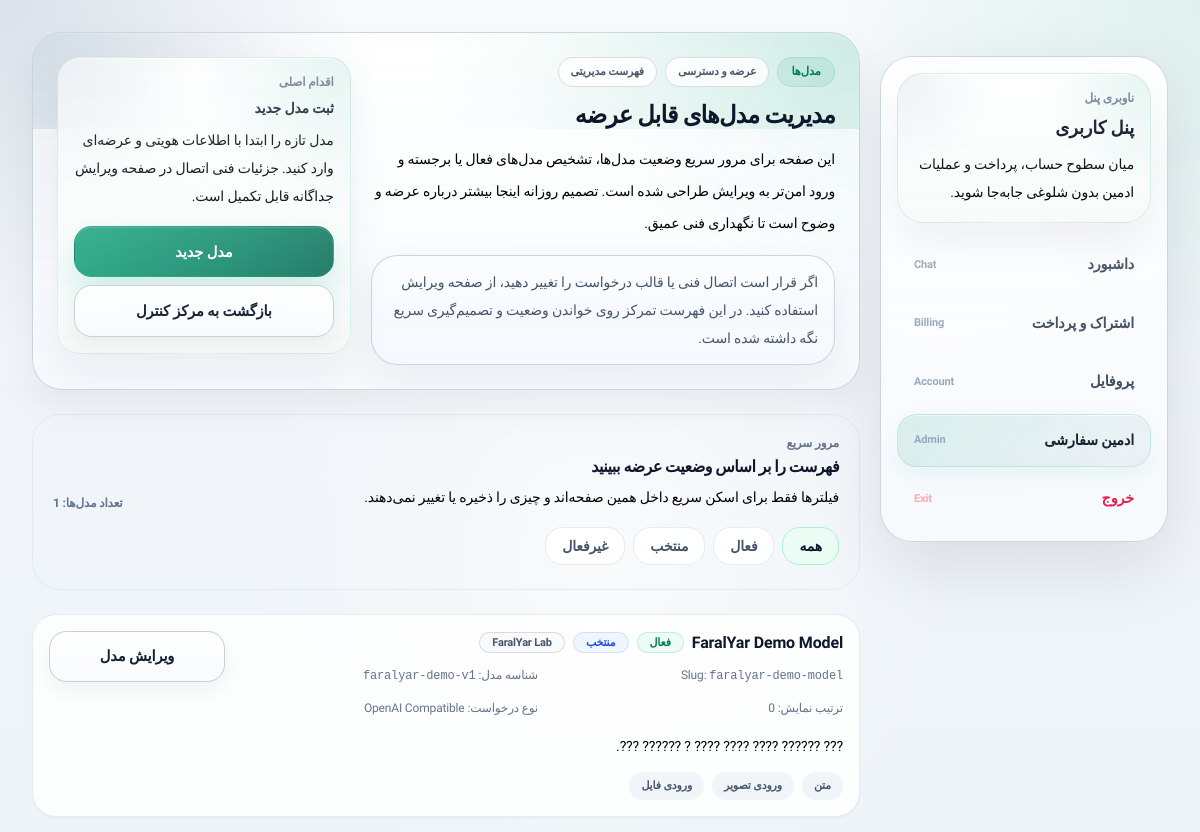
Page /dashboard/admin-panel/models/ (signed in) on the committed database.
### core/models.py (models this page shows, shortened)
class TimeStampedModel(models.Model):
    created_at = models.DateTimeField(auto_now_add=True)
    updated_at = models.DateTimeField(auto_now=True)
    class Meta:
        abstract = True

class TextSnippet(TimeStampedModel):
    group = models.CharField(max_length=80, default="general")
    key = models.SlugField(max_length=160, unique=True)
    title = models.CharField(max_length=160)
    text = models.TextField()
    help_text = models.CharField(max_length=255, blank=True)
    is_active = models.BooleanField(default=True)
    class Meta:
        ordering = ["group", "title"]
        verbose_name = "متن سایت"
        verbose_name_plural = "متن‌های سایت"

### ai_platform/models.py (models this page shows, shortened)
class AIModel(TimeStampedModel):
    OPENAI = "openai"
    GENERIC = "generic"
    REQUEST_FORMAT_CHOICES = [
        (OPENAI, "OpenAI Compatible"),
        (GENERIC, "Generic JSON"),
    ]
    name = models.CharField(max_length=120)
    slug = models.SlugField(max_length=140, unique=True, blank=True)
    provider_label = models.CharField(max_length=120)
    endpoint_url = models.URLField()
    http_method = models.CharField(max_length=10, default="POST")
    headers = models.JSONField(default=dict, blank=True)
    api_key = models.CharField(max_length=255, blank=True)
    model_identifier = models.CharField(max_length=255)
    timeout_seconds = models.PositiveIntegerField(default=60)
    display_order = models.PositiveIntegerField(default=0)
    request_format = models.CharField(max_length=20, choices=REQUEST_FORMAT_CHOICES, default=OPENAI)
    response_text_path = models.CharField(max_length=160, default="choices.0.message.content")
    system_prompt = models.TextField(blank=True)
    summary = models.TextField(blank=True)
    description = models.TextField(blank=True)
    limitations = models.TextField(blank=True)
    is_active = models.BooleanField(default=True)
    is_featured = models.BooleanField(default=False)
    class Meta:
        ordering = ["display_order", "name"]
        verbose_name = "مدل هوش مصنوعی"
        verbose_name_plural = "مدل‌های هوش مصنوعی"

class AIModelCapability(TimeStampedModel):
    TEXT = "text"
    IMAGE_INPUT = "image_input"
    FILE_INPUT = "file_input"
    CAPABILITY_CHOICES = [
        (TEXT, "متن"),
        (IMAGE_INPUT, "ورودی تصویر"),
        (FILE_INPUT, "ورودی فایل"),
    ]
    model = models.ForeignKey(AIModel, on_delete=models.CASCADE, related_name="capabilities")
    capability_type = models.CharField(max_length=20, choices=CAPABILITY_CHOICES)
    is_enabled = models.BooleanField(default=True)
    class Meta:
        unique_together = ("model", "capability_type")
        verbose_name = "قابلیت مدل"
        verbose_name_plural = "قابلیت‌های مدل"

### dashboard/views.py (the view)
# urls.py: path("admin-panel/models/", views.model_list, name="admin_models"),
@staff_member_required
def model_list(request):
    return render(request, "dashboard/model_list.html", {"models": AIModel.objects.all()})

### accounts/models.py (called while the page is built)
    def get_session_auth_hash(self):
        key_salt = "accounts.models.User.get_session_auth_hash"
        value = f"{self.password}{self.auth_session_version}"
        return salted_hmac(key_salt, value).hexdigest()

### core/models.py (called while the page is built)
    @classmethod
    def get_solo(cls):
        setting, _ = cls.objects.get_or_create(pk=1)
        return setting

### core/templatetags/site_text.py (called while the page is built)
@register.simple_tag
def site_text(key, default_text="", title="", group="general", help_text=""):
    snippet, _ = TextSnippet.objects.get_or_create(
        key=key,
        defaults={
            "group": group,
            "title": title or key,
            "text": default_text,
            "help_text": help_text,
        },
    )
    if not snippet.text and default_text:
        snippet.text = default_text
        snippet.save(update_fields=["text", "updated_at"])
    return snippet.text if snippet.is_active else default_text

### faralyar_project/context_processors.py (called while the page is built)
def site_context(request):
    return {
        "site_settings": SiteSetting.get_solo(),
        "theme_choice": request.session.get("theme", "system"),
    }

### templates/dashboard/model_list.html (shortened to what this page needs)
{% extends 'dashboard/base_dashboard.html' %}
{% block dashboard_content %}
  <div class="space-y-6" x-data="{ activeFilter: 'all' }">
    {% include 'dashboard/_admin_page_header.html' with admin_badge='مدل‌ها' admin_context_label='عرضه و دسترسی' admin_meta_label='فهرست مدیریتی' admin_title='مدیریت مدل‌های قابل عرضه' admin_intro='این صفحه برای مرور سریع وضعیت مدل‌ها، تشخیص مدل‌های فعال یا برجسته و ورود امن‌تر به ویرایش طراحی شده است. تصمیم روزانه اینجا بیشتر درباره عرضه و وضوح است تا نگهداری فنی عمیق.' admin_hint='اگر قرار است اتصال فنی یا قالب درخواست را تغییر دهید، از صفحه ویرایش استفاده کنید. در این فهرست تمرکز روی خواندن وضعیت و تصمیم‌گیری سریع نگه داشته شده است.' admin_side_eyebrow='اقدام اصلی' admin_side_title='ثبت مدل جدید' admin_side_body='مدل تازه را ابتدا با اطلاعات هویتی و عرضه‌ای وارد کنید. جزئیات فنی اتصال در صفحه ویرایش جداگانه قابل تکمیل است.' admin_primary_url='/dashboard/admin-panel/models/new/' admin_primary_label='مدل جدید' admin_secondary_url='/dashboard/admin-panel/' admin_secondary_label='بازگشت به مرکز کنترل' %}
    <section class="rounded-[1.75rem] border border-slate-200/80 bg-slate-50/72 p-4 dark:border-slate-700/70 dark:bg-slate-900/45 sm:p-5">
      <div class="flex flex-col gap-3 lg:flex-row lg:items-end lg:justify-between">
        <div class="min-w-0">
          <div class="text-xs font-bold text-slate-500 dark:text-slate-400">مرور سریع</div>
          <h2 class="mt-1 text-base font-black text-slate-900 dark:text-white">فهرست را بر اساس وضعیت عرضه ببینید</h2>
          <p class="mt-1 text-sm leading-7 text-slate-500 dark:text-slate-400">فیلترها فقط برای اسکن سریع داخل همین صفحه‌اند و چیزی را ذخیره یا تغییر نمی‌دهند.</p>
        </div>
        <div class="text-xs font-bold text-slate-500 dark:text-slate-400">تعداد مدل‌ها: {{ models|length }}</div>
      </div>
      <div class="horizontal-scroll -mx-1 mt-4 flex gap-2 overflow-x-auto px-1 pb-1">
        <button type="button" class="shrink-0 rounded-[1.1rem] border px-4 py-2 text-sm font-bold transition" :class="activeFilter === 'all' ? 'border-emerald-200 bg-emerald-50 text-slate-900 dark:border-emerald-500/25 dark:bg-emerald-500/10 dark:text-white' : 'border-slate-200/80 bg-white/90 text-slate-600 dark:border-slate-700/70 dark:bg-slate-900/70 dark:text-slate-300'" @click="activeFilter = 'all'">همه</button>
        <button type="button" class="shrink-0 rounded-[1.1rem] border px-4 py-2 text-sm font-bold transition" :class="activeFilter === 'active' ? 'border-emerald-200 bg-emerald-50 text-slate-900 dark:border-emerald-500/25 dark:bg-emerald-500/10 dark:text-white' : 'border-slate-200/80 bg-white/90 text-slate-600 dark:border-slate-700/70 dark:bg-slate-900/70 dark:text-slate-300'" @click="activeFilter = 'active'">فعال</button>
        <button type="button" class="shrink-0 rounded-[1.1rem] border px-4 py-2 text-sm font-bold transition" :class="activeFilter === 'featured' ? 'border-sky-200 bg-sky-50 text-slate-900 dark:border-sky-500/25 dark:bg-sky-500/10 dark:text-white' : 'border-slate-200/80 bg-white/90 text-slate-600 dark:border-slate-700/70 dark:bg-slate-900/70 dark:text-slate-300'" @click="activeFilter = 'featured'">منتخب</button>
        <button type="button" class="shrink-0 rounded-[1.1rem] border px-4 py-2 text-sm font-bold transition" :class="activeFilter === 'inactive' ? 'border-rose-200 bg-rose-50 text-slate-900 dark:border-rose-500/25 dark:bg-rose-500/10 dark:text-white' : 'border-slate-200/80 bg-white/90 text-slate-600 dark:border-slate-700/70 dark:bg-slate-900/70 dark:text-slate-300'" @click="activeFilter = 'inactive'">غیرفعال</button>
      </div>
    </section>
    <section class="grid gap-3">
      {% for model in models %}
        <article class="rounded-[1.5rem] border border-slate-200/80 bg-white/85 p-4 shadow-sm shadow-slate-900/5 dark:border-slate-700/70 dark:bg-slate-900/55" x-show="activeFilter === 'all' || (activeFilter === 'active' && {{ model.is_active|yesno:'true,false' }}) || (activeFilter === 'inactive' && {{ model.is_active|yesno:'false,true' }}) || (activeFilter === 'featured' && {{ model.is_featured|yesno:'true,false' }})" x-cloak>
          <div class="flex flex-col gap-4 lg:flex-row lg:items-start lg:justify-between">
            <div class="min-w-0 flex-1">
              <div class="flex flex-wrap items-center gap-2">
                <div class="text-base font-black text-slate-900 dark:text-white">{{ model.name }}</div>
                {% if model.is_active %}
                  {% include 'dashboard/_admin_status_badge.html' with tone='success' label='فعال' %}
                {% else %}
                  {% include 'dashboard/_admin_status_badge.html' with tone='danger' label='غیرفعال' %}
                {% endif %}
                {% if model.is_featured %}
                  {% include 'dashboard/_admin_status_badge.html' with tone='info' label='منتخب' %}
                {% endif %}
                {% include 'dashboard/_admin_status_badge.html' with tone='neutral' label=model.provider_label %}
              </div>
              <div class="mt-2 grid gap-2 text-xs leading-6 text-slate-500 dark:text-slate-400 sm:grid-cols-2 xl:grid-cols-4">
                <div>Slug: <span class="font-mono">{{ model.slug }}</span></div>
                <div>شناسه مدل: <span class="font-mono">{{ model.model_identifier }}</span></div>
                <div>ترتیب نمایش: {{ model.display_order }}</div>
                <div>نوع درخواست: {{ model.get_request_format_display }}</div>
              </div>
              {% if model.summary %}
                <p class="mt-3 text-sm leading-7 text-slate-600 dark:text-slate-300">{{ model.summary }}</p>
              {% endif %}
              <div class="mt-3 flex flex-wrap gap-2 text-[11px] font-bold">
                {% for capability in model.capabilities.all %}
                  {% if capability.is_enabled %}
                    <span class="rounded-full bg-slate-100 px-3 py-1.5 text-slate-600 dark:bg-slate-800 dark:text-slate-300">{{ capability.get_capability_type_display }}</span>
                  {% endif %}
                {% empty %}
                  <span class="rounded-full bg-slate-100 px-3 py-1.5 text-slate-600 dark:bg-slate-800 dark:text-slate-300">قابلیت ثبت نشده</span>
                {% endfor %}
              </div>
            </div>
            <div class="w-full lg:w-auto lg:min-w-[11rem]">
              <a href="{% url 'dashboard:admin_model_edit' model.id %}" class="btn-secondary w-full">ویرایش مدل</a>
            </div>
          </div>
        </article>
      {% endfor %}
    </section>
  </div>
{% endblock %}

### templates/dashboard/base_dashboard.html (shortened to what this page needs)
{% extends 'base.html' %}
{% load site_text %}
{% block content %}
  {% with url_name=request.resolver_match.url_name|default:'' %}
    <section class="section-shell pt-6 sm:pt-8">
      <div class="dashboard-shell-grid">
        <aside class="hidden lg:block">
          <div class="dashboard-sidebar">
            <div class="surface-tint px-4 py-4">
              <div class="text-xs font-black text-slate-500 dark:text-slate-400">ناوبری پنل</div>
              <div class="mt-2 text-lg font-black text-slate-950 dark:text-white">{% site_text 'dashboard.title' 'پنل کاربری' title='عنوان پنل کاربری' group='dashboard' %}</div>
              <p class="mt-2 text-sm leading-7 text-slate-600 dark:text-slate-300">میان سطوح حساب، پرداخت و عملیات ادمین بدون شلوغی جابه‌جا شوید.</p>
            </div>
            <nav class="space-y-1.5">
              <a href="{% url 'ai_platform:chat' %}" class="admin-nav-link {% if request.resolver_match.namespace == 'ai_platform' %}active{% endif %}">{% site_text 'dashboard.nav.home' 'اپ FaralYar' title='داشبورد در ناوبری پنل' group='dashboard' %}<span class="text-[11px] text-slate-400">Chat</span></a>
              <a href="{% url 'ai_platform:billing' %}" class="admin-nav-link ">{% site_text 'dashboard.nav.billing' 'اشتراک و پرداخت' title='اشتراک و پرداخت در ناوبری پنل' group='dashboard' %}<span class="text-[11px] text-slate-400">Billing</span></a>
              <a href="{% url 'dashboard:profile' %}" class="admin-nav-link {% if url_name == 'profile' %}active{% endif %}">{% site_text 'dashboard.nav.profile' 'پروفایل' title='پروفایل در ناوبری پنل' group='dashboard' %}<span class="text-[11px] text-slate-400">Account</span></a>
              {% if request.user.is_staff %}
                <a href="{% url 'dashboard:admin_home' %}" class="admin-nav-link {% if url_name == 'admin_home' or url_name == 'admin_settings' or url_name == 'admin_models' or url_name == 'admin_model_create' or url_name == 'admin_model_edit' or url_name == 'admin_plans' or url_name == 'admin_plan_create' or url_name == 'admin_plan_edit' or url_name == 'admin_texts' or url_name == 'admin_text_create' or url_name == 'admin_text_edit' or url_name == 'admin_transactions' %}active{% endif %}">{% site_text 'dashboard.nav.admin' 'ادمین سفارشی' title='ادمین سفارشی در ناوبری پنل' group='dashboard' %}<span class="text-[11px] text-slate-400">Admin</span></a>
              {% endif %}
              <a href="{% url 'accounts:logout' %}" class="admin-nav-link !text-rose-600 dark:!text-rose-300">{% site_text 'dashboard.nav.logout' 'خروج' title='خروج در ناوبری پنل' group='dashboard' %}<span class="text-[11px] text-rose-300 dark:text-rose-500">Exit</span></a>
            </nav>
          </div>
        </aside>
        <div class="min-w-0">
          {% block dashboard_content %}{% endblock %}
        </div>
      </div>
    </section>
  {% endwith %}
{% endblock %}

### templates/dashboard/_admin_status_badge.html
{% if tone == 'success' %}
  <span class="status-pill px-3 py-1 text-[11px]" data-tone="success">{{ label }}</span>
{% elif tone == 'warning' %}
  <span class="status-pill px-3 py-1 text-[11px]" data-tone="warning">{{ label }}</span>
{% elif tone == 'danger' %}
  <span class="status-pill px-3 py-1 text-[11px]" data-tone="danger">{{ label }}</span>
{% elif tone == 'info' %}
  <span class="status-pill px-3 py-1 text-[11px]" data-tone="info">{{ label }}</span>
{% else %}
  <span class="status-pill px-3 py-1 text-[11px]">{{ label }}</span>
{% endif %}

### rows in the picture
TextSnippet: text+is_active "پنل کاربری"
TextSnippet: text+is_active "داشبورد"
TextSnippet: text+is_active "اشتراک و پرداخت"
TextSnippet: text+is_active "پروفایل"
TextSnippet: text+is_active "ادمین سفارشی"
TextSnippet: text+is_active "خروج"
AIModel: name "FaralYar Demo Model", label "فعال", label "منتخب", provider_label "FaralYar Lab", slug "faralyar-demo-model", model_identifier "faralyar-demo-v1", display_order "0", request_format "OpenAI Compatible", summary "??? ?????? ???? ???? ???? ? ?????? ???."
AIModelCapability: capability_type "متن"
AIModelCapability: capability_type "ورودی تصویر"
AIModelCapability: capability_type "ورودی فایل"

### other values in the picture
{{ admin_badge }} "مدل‌ها"
{{ admin_context_label }} "عرضه و دسترسی"
{{ admin_meta_label }} "فهرست مدیریتی"
{{ admin_title }} "مدیریت مدل‌های قابل عرضه"
{{ admin_intro }} "این صفحه برای مرور سریع وضعیت مدل‌ها، تشخیص مدل‌های فعال یا برجسته و ورود امن‌تر به ویرایش طراحی شده است. تصمیم روزانه اینجا بیشتر درباره عرضه و وضوح است تا نگهداری فنی عمیق."
{{ admin_hint }} "اگر قرار است اتصال فنی یا قالب درخواست را تغییر دهید، از صفحه ویرایش استفاده کنید. در این فهرست تمرکز روی خواندن وضعیت و تصمیم‌گیری سریع نگه داشته شده است."
{{ admin_side_eyebrow }} "اقدام اصلی"
{{ admin_side_title }} "ثبت مدل جدید"
{{ admin_side_body }} "مدل تازه را ابتدا با اطلاعات هویتی و عرضه‌ای وارد کنید. جزئیات فنی اتصال در صفحه ویرایش جداگانه قابل تکمیل است."
{{ admin_primary_label }} "مدل جدید"
{{ admin_secondary_label }} "بازگشت به مرکز کنترل"
{{ models|length }} "1"
